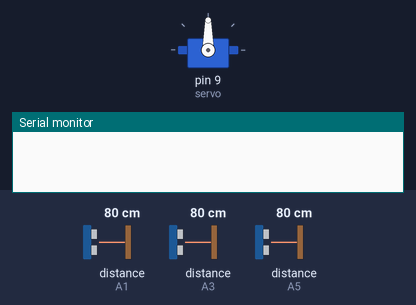
Bench run of a sketch on a simulated Arduino Uno, built with avr-gcc and run on an emulated ATmega328P. On the bench: servo, the last lines printed to the serial monitor. Wiring (inferred from the names in the program): ultrasonic range finder: trigger A0; echo A1. The inputs (shaded band) are chosen by the test bench; at power-on: distance to the obstacle (sensors on A1, A3, A5) 80 cm. The echo pulse lasts 58.3 µs per cm.

Above: at 1.9 s.
2.0 s: distance to the obstacle (sensor on A1) set to 7 cm
4.7 s: distance to the obstacle (sensor on A1) set to 4 cm
At 6.97 s:
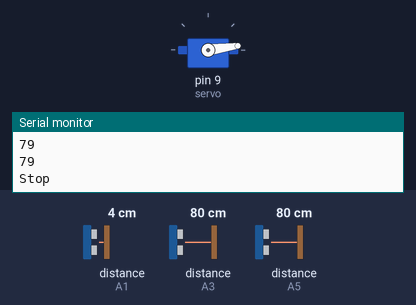
At 7.87 s:
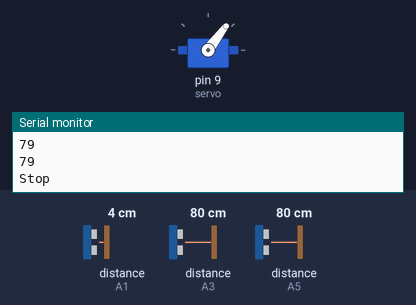
9.0 s: distance to the obstacle (sensor on A1) set to 9 cm
10.5 s: distance to the obstacle (sensor on A1) set to 2 cm
At 13.02 s:
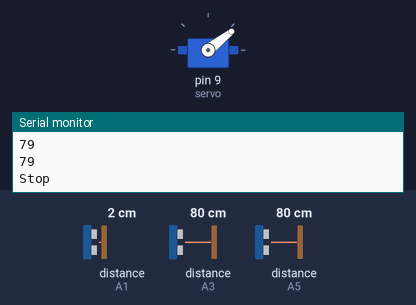
At 13.62 s:
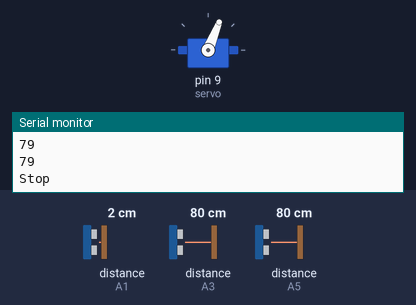
14.8 s: distance to the obstacle (sensor on A3) set to 250 cm
19.1 s: distance to the obstacle (sensor on A5) set to 299 cm
Timing chart, 0 to 24.4 s (numbered marks = the images above; inputs shaded):
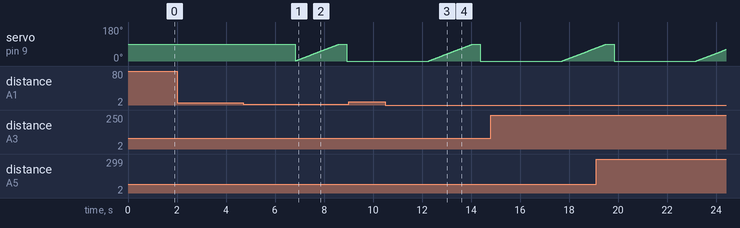

Measured:
- the behaviour switches between 6 and 5 cm on distance to the obstacle (sensor on A1) (found by bisection; images 0 and 1)
- after the input at 2.0 s, every drawn part: stays the same
- after the input at 4.7 s, servo on pin 9 (servo): ramps from 0° to 90° and jumps back, once every 2.1 s
- after the input at 9.0 s, every drawn part: stays the same
- after the input at 10.5 s, servo on pin 9 (servo): rises from 0° to 90° in 1.8 s, then falls to 0° in 0.32 s

The sketch:

SmartParking.ino
```cpp
#include<Servo.h>
Servo servo;

#define trigPin A0
#define echoPin A1
#define trigPin1 A4
#define echoPin1 A5
#define trigPin2 A2
#define echoPin2 A3
int buzzer=2;
int g1=3;
int r1=4;
int g2=5;
int r2=6;
long duration, distance;
long duration1, distance1;
long duration2,distance2;

void setup() {
  Serial.begin(9600);
  pinMode(trigPin, OUTPUT);
  pinMode(echoPin, INPUT);
  pinMode(trigPin1, OUTPUT);
  pinMode(echoPin1, INPUT);
  pinMode(trigPin2, OUTPUT);
  pinMode(echoPin2, INPUT);
  servo.attach(9);
}

void loop() {
  digitalWrite(trigPin, LOW);
  delayMicroseconds(2);
  digitalWrite(trigPin, HIGH);
  delayMicroseconds(10);
  digitalWrite(trigPin,LOW);
  duration = pulseIn(echoPin, HIGH);
  distance = duration*0.017;
  delay(1000);

  if(distance<5){
    digitalWrite(trigPin1, LOW);
    delayMicroseconds(2);
    digitalWrite(trigPin1, HIGH);
    delayMicroseconds(10);
    digitalWrite(trigPin1,LOW);
    duration1 = pulseIn(echoPin1, HIGH);
    distance1 = duration1*0.017;
    delayMicroseconds(20);
    digitalWrite(trigPin2, LOW);
    delayMicroseconds(2);
    digitalWrite(trigPin2, HIGH);
    delayMicroseconds(10);
    digitalWrite(trigPin2,LOW);
    duration2 = pulseIn(echoPin2, HIGH);
    distance2 = duration2*0.017;
    delay(100);
    Serial.println("Start");
    Serial.println(distance);
    Serial.println(distance1);
    Serial.println(distance2);
    Serial.println("Stop");

    if(distance1>5 || distance2>5){
      digitalWrite(buzzer,HIGH);
      delay(200);
      digitalWrite(buzzer,LOW);

      for(int i=1; i<=90;i++){
        servo.write(i);
        delay(20);
      }
      delay(100);

      digitalWrite(buzzer,HIGH);
      delay(200);
      digitalWrite(buzzer,LOW);

      for(int i=0; i>=-90;i--){
        servo.write(i);
        delay(20);
      }
    if (distance1<10){
        digitalWrite(r1,HIGH);
      }
    else{
        digitalWrite(g1,HIGH);
      }
    if (distance2<10){
        digitalWrite(r2,HIGH);
      }
    else{
        digitalWrite(g2,HIGH);
      }
      delay(100);
    }
    else{
      //Serial.print("NO SPACE FOR PARKING");
    }

  }
  delay(100);

}
```
